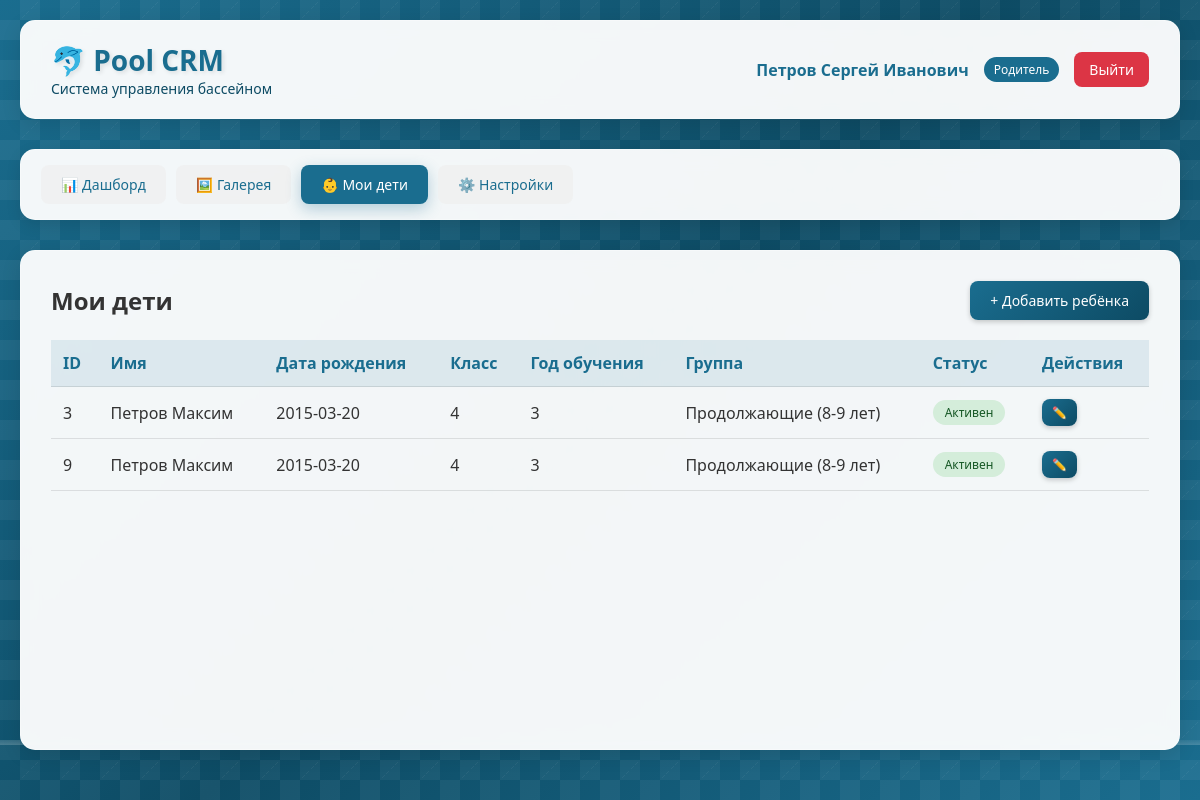
The page /children (signed in) on the database its author committed.
### database.py (models this page shows)
class ParentDB(Base):
    __tablename__ = "parents"
    id = Column(Integer, primary_key=True, index=True)
    role = Column(SQLEnum(UserRole), default=UserRole.PARENT)
    name = Column(String, nullable=False)
    email = Column(String, unique=True, nullable=False, index=True)
    phone = Column(String)
    password = Column(String, nullable=False)
    is_vk_linked = Column(Boolean, default=False)
    vk_id = Column(Integer, unique=True, nullable=True)
    vk_link_code = Column(String(6), nullable=True)
    vk_code_expires_at = Column(DateTime, nullable=True)
    notify_absences = Column(Boolean, default=True)
    notify_reminders = Column(Boolean, default=True)
    is_active = Column(Boolean, default=True)
    created_at = Column(String, default=lambda: datetime.now().strftime("%d.%m.%Y %H:%M"))
    children = relationship("ChildDB", back_populates="parent", cascade="all, delete-orphan")
    applications = relationship("ApplicationDB", back_populates="parent")
    notifications = relationship("NotificationDB", back_populates="parent")

class ChildDB(Base):
    __tablename__ = "children"
    id = Column(Integer, primary_key=True, index=True)
    parent_id = Column(Integer, ForeignKey("parents.id"), nullable=False)
    name = Column(String, nullable=False)
    birthdate = Column(Date, nullable=False)
    class_num = Column(Integer)
    study_year = Column(Integer)
    medical_note = Column(String)
    medical_date = Column(Date)
    is_active = Column(Boolean, default=True)
    parent = relationship("ParentDB", back_populates="children")
    enrollments = relationship("EnrollmentDB", back_populates="child")
    attendances = relationship("AttendanceDB", back_populates="child")
    transfer_history = relationship("TransferHistoryDB", back_populates="child")
    transfer_requests = relationship("TransferRequestDB", back_populates="child")
    applications = relationship("ApplicationDB", back_populates="child")  # <-- ДОБАВИТЬ

class GroupDB(Base):
    __tablename__ = "groups"
    id = Column(Integer, primary_key=True, index=True)
    name = Column(String, nullable=False)
    level = Column(Integer, nullable=False)
    coach_id = Column(Integer, ForeignKey("coaches.id"))
    max_capacity = Column(Integer, default=12)
    age_tolerance = Column(Float, default=1.0)
    is_active = Column(Boolean, default=True)
    created_at = Column(String, default=lambda: datetime.now().strftime("%d.%m.%Y %H:%M"))
    coach = relationship("CoachDB", back_populates="groups")
    time_slots = relationship("TimeSlotDB", back_populates="group", cascade="all, delete-orphan")
    enrollments = relationship("EnrollmentDB", back_populates="group")
    trainings = relationship("TrainingDB", back_populates="group")
    applications = relationship("ApplicationDB", back_populates="group")
    transfer_history_from = relationship("TransferHistoryDB", foreign_keys="TransferHistoryDB.from_group_id", back_populates="from_group")
    transfer_history_to = relationship("TransferHistoryDB", foreign_keys="TransferHistoryDB.to_group_id", back_populates="to_group")
    transfer_requests_from = relationship("TransferRequestDB", foreign_keys="TransferRequestDB.from_group_id", back_populates="from_group")
    transfer_requests_to = relationship("TransferRequestDB", foreign_keys="TransferRequestDB.suggested_group_id", back_populates="suggested_group")

### main.py (the view)
@app.get("/children", response_class=HTMLResponse)
async def children_list(request: Request, db: Session = Depends(get_db)):
    user = get_current_user(request, db)
    if not user:
        return RedirectResponse(url="/login")
    query = db.query(ChildDB).filter(ChildDB.is_active == True)
    if user["role"] == "parent":
        query = query.filter(ChildDB.parent_id == user["id"])
    children = query.all()
    children_data = []
    for child in children:
        enrollment = db.query(EnrollmentDB).filter(EnrollmentDB.child_id == child.id, EnrollmentDB.status == EnrollmentStatus.ACTIVE).first()
        children_data.append({"id": child.id, "name": child.name, "birthdate": child.birthdate, "class_num": child.class_num, "study_year": child.study_year, "group_name": enrollment.group.name if enrollment else None, "is_active": child.is_active})
    return templates.TemplateResponse(name="children.html", request=request, context={"request": request, "user": user, "children": children_data})

### templates/children.html (shortened to what this page needs)
{% extends "base.html" %}
{% block content %}
<div class="action-bar">
    <h2>{% if user.role == 'parent' %}Мои дети{% else %}Управление детьми{% endif %}</h2>
    {% if user.role == 'parent' %}
    <a href="/children/add" class="btn btn-primary">+ Добавить ребёнка</a>
    {% endif %}
</div>
<table class="data-table">
    <thead>
        <tr>
            <th>ID</th>
            <th>Имя</th>
            <th>Дата рождения</th>
            <th>Класс</th>
            <th>Год обучения</th>
            <th>Группа</th>
            <th>Статус</th>
            {% if user.role == 'admin' or user.role == 'parent' %}
            <th>Действия</th>
            {% endif %}
        </tr>
    </thead>
    <tbody>
        {% for child in children %}
        <tr>
            <td>{{ child.id }}</td>
            <td>{{ child.name }}</td>
            <td>{{ child.birthdate }}</td>
            <td>{{ child.class_num or '-' }}</td>
            <td>{{ child.study_year or '-' }}</td>
            <td>{{ child.group_name or 'Не назначен' }}</td>
            <td>
                <span class="status-badge {% if child.is_active %}status-active{% else %}status-completed{% endif %}">
                    {% if child.is_active %}Активен{% else %}Неактивен{% endif %}
                </span>
            </td>
            {% if user.role == 'admin' or user.role == 'parent' %}
            <td>
                {% if user.role == 'parent' %}
                <a href="/children/{{ child.id }}/edit" class="btn btn-sm btn-primary">✏️</a>
                {% endif %}
            </td>
            {% endif %}
        </tr>
        {% endfor %}
    </tbody>
</table>
{% endblock %}

### templates/base.html (shortened to what this page needs)
<!DOCTYPE html>
<html lang="ru">
<head>
    <link rel="stylesheet" href="/static/style.css">
</head>
<body>
    <div class="background-pool">
        <div class="waves"></div>
        <div class="bubbles"></div>
    </div>
    <div class="container">
        <div class="header">
            <div class="logo">
                <h1>🐬 Pool CRM</h1>
                <p>Система управления бассейном</p>
            </div>
            <div class="user-info">
                <span class="user-name">{{ user.name }}</span>
                <span class="user-role">
                    {% if user.role == 'admin' %}Администратор
                    {% elif user.role == 'coach' %}Тренер
                    {% else %}Родитель{% endif %}
                </span>
                <a href="/logout" class="logout-btn">Выйти</a>
            </div>
        </div>
        <div class="nav-menu">
            <a href="/dashboard" class="nav-link {% if request.url.path == '/dashboard' %}active{% endif %}">📊 Дашборд</a>
            <a href="/gallery" class="nav-link {% if request.url.path == '/gallery' %}active{% endif %}">🖼️ Галерея</a>
            {% if user.role == 'parent' %}
            <a href="/children" class="nav-link {% if request.url.path == '/children' %}active{% endif %}">👶 Мои дети</a>
            <a href="/profile" class="nav-link {% if request.url.path == '/profile' %}active{% endif %}">⚙️ Настройки</a>
            {% endif %}
        </div>
        <div class="content">
            {% block content %}{% endblock %}
        </div>
    </div>
</body>
</html>

### static/style.css (style rules this page uses)
* { margin: 0; padding: 0; box-sizing: border-box; }
body { font-family: 'Segoe UI', Tahoma, Geneva, Verdana, sans-serif; min-height: 100vh; color: #333; position: relative; overflow-x: hidden; }
.background-pool { position: fixed; top: 0; left: 0; width: 100%; height: 100%; z-index: -1; overflow: hidden; }
.waves { position: absolute; bottom: 0; left: 0; width: 100%; height: 100px; background: repeating-linear-gradient( transparent 0px, transparent 40px, rgba(255, 255, 255, 0.1) 40px, rgba(255, 255, 255, 0.2) 45px, transparent 45px, transparent 90px ); animation: moveWaves 3s linear infinite; }
.bubbles { position: absolute; width: 100%; height: 100%; overflow: hidden; }
.container { max-width: 1200px; margin: 0 auto; padding: 20px; position: relative; z-index: 1; }
.header { background: rgba(255, 255, 255, 0.95); backdrop-filter: blur(10px); border-radius: 15px; padding: 20px 30px; margin-bottom: 30px; box-shadow: 0 5px 20px rgba(0,0,0,0.1); display: flex; justify-content: space-between; align-items: center; flex-wrap: wrap; border: 1px solid rgba(255, 255, 255, 0.3); }
.logo h1 { color: #1a6d8f; font-size: 28px; text-shadow: 2px 2px 4px rgba(0,0,0,0.1); }
.logo p { color: #0d4b64; font-size: 14px; }
.user-info { display: flex; align-items: center; gap: 15px; }
.user-name { font-weight: 600; color: #1a6d8f; }
.user-role { background: #1a6d8f; color: white; padding: 4px 10px; border-radius: 20px; font-size: 12px; }
.logout-btn { background: #dc3545; color: white; border: none; padding: 8px 15px; border-radius: 8px; cursor: pointer; text-decoration: none; font-size: 14px; transition: all 0.3s; }
.nav-menu { background: rgba(255, 255, 255, 0.95); backdrop-filter: blur(10px); border-radius: 15px; padding: 15px 20px; margin-bottom: 30px; box-shadow: 0 5px 15px rgba(0,0,0,0.1); display: flex; gap: 10px; flex-wrap: wrap; border: 1px solid rgba(255, 255, 255, 0.3); }
.nav-link { background: rgba(240, 240, 240, 0.8); border: none; padding: 10px 20px; border-radius: 8px; cursor: pointer; text-decoration: none; color: #1a6d8f; font-size: 14px; font-weight: 500; transition: all 0.3s; }
.nav-link.active { background: #1a6d8f; color: white; box-shadow: 0 5px 15px rgba(26, 109, 143, 0.3); }
.content { background: rgba(255, 255, 255, 0.95); backdrop-filter: blur(10px); border-radius: 15px; padding: 30px; box-shadow: 0 5px 20px rgba(0,0,0,0.1); min-height: 500px; border: 1px solid rgba(255, 255, 255, 0.3); }
.data-table { width: 100%; border-collapse: collapse; margin-top: 20px; }
.data-table th, .data-table td { padding: 12px; text-align: left; border-bottom: 1px solid rgba(0,0,0,0.1); }
.data-table th { background: rgba(26, 109, 143, 0.1); font-weight: 600; color: #1a6d8f; }
.btn { padding: 10px 20px; border: none; border-radius: 8px; cursor: pointer; font-size: 14px; font-weight: 500; transition: all 0.3s; text-decoration: none; display: inline-block; }
.btn-primary { background: linear-gradient(135deg, #1a6d8f, #0d4b64); color: white; box-shadow: 0 2px 5px rgba(0,0,0,0.2); }
.btn-sm { padding: 5px 10px; font-size: 12px; }
.status-badge { display: inline-block; padding: 4px 12px; border-radius: 20px; font-size: 12px; font-weight: 500; }
.status-active { background: #d4edda; color: #155724; }
.action-bar { display: flex; justify-content: space-between; align-items: center; margin-bottom: 20px; flex-wrap: wrap; gap: 15px; }

### rows shown on the page
ParentDB: name "Петров Сергей Иванович"
ChildDB: name "Петров Максим", birthdate "2015-03-20"
GroupDB: name "Продолжающие (8-9 лет)" "Продолжающие (8-9 лет)"
ChildDB: name "Петров Максим", birthdate "2015-03-20"

### other values the page prints
{{ child.id }} "3" "9"
{{ child.class_num or '-' }} "4" "4"
{{ child.study_year or '-' }} "3" "3"
